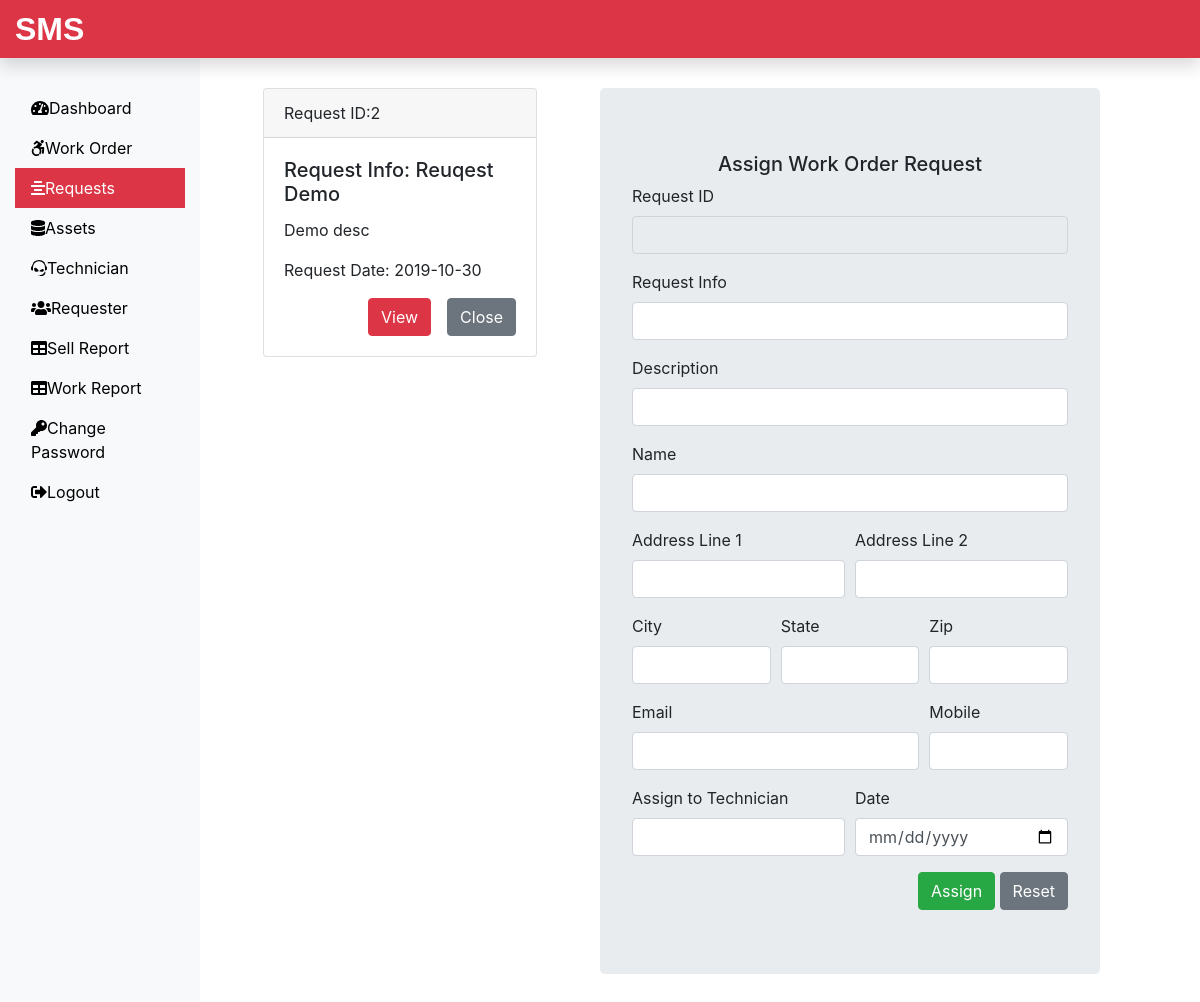
/Admin/request.php (signed in), run on the app's committed database.
### tables this page shows
CREATE TABLE `submitrequest_tb` (
  `request_id` int(11) NOT NULL,
  `request_info` text NOT NULL,
  `request_desc` text NOT NULL,
  `requester_name` varchar(60) NOT NULL,
  `requester_add1` text NOT NULL,
  `requester_add2` text NOT NULL,
  `requester_city` varchar(60) NOT NULL,
  `requester_state` varchar(60) NOT NULL,
  `requester_zip` int(11) NOT NULL,
  `requester_email` varchar(60) NOT NULL,
  `requester_mobile` bigint(20) NOT NULL,
  `request_date` date NOT NULL
);

### Admin/request.php (the view, shortened to what this page needs)
<?php
include('includes/header.php');
include('../dbConnection.php');
?>
<div class="col-sm-4 mb-5">
 <?php
  $sql = "SELECT request_id, request_info, request_desc, request_date FROM submitrequest_tb";
  $result = $conn->query($sql);
  if($result->num_rows > 0){
   while($row = $result->fetch_assoc()){
    echo '<div class="card mt-5 mx-5">';
     echo '<div class="card-header">';
      echo 'Request ID:'. $row['request_id'];
     echo '</div>';
     echo '<div class="card-body">';
      echo '<h5 class="card-title">Request Info: '.$row['request_info'];
      echo '</h5>';
      echo '<p class="card-text">'.$row['request_desc'];
      echo '</p>';
      echo '<p class="card-text">Request Date: '.$row['request_date'];
      echo '</p>';
      echo '<div class="float-right">';
       echo '<form action="" method="POST">';
        echo '<input type="submit" class="btn btn-danger mr-3" value="View" name="view">';
        echo '<input type="submit" class="btn btn-secondary" value="Close" name="close">';
       echo '</form>';
      echo '</div>';
     echo '</div>';
    echo '</div>';
   }
  }
 ?>
</div>
<?php
include('assignworkform.php');
include('includes/footer.php');
?>

### data on the page
submitrequest_tb: request_id "2", request_info "Reuqest Demo", request_desc "Demo desc", request_date "2019-10-30"
